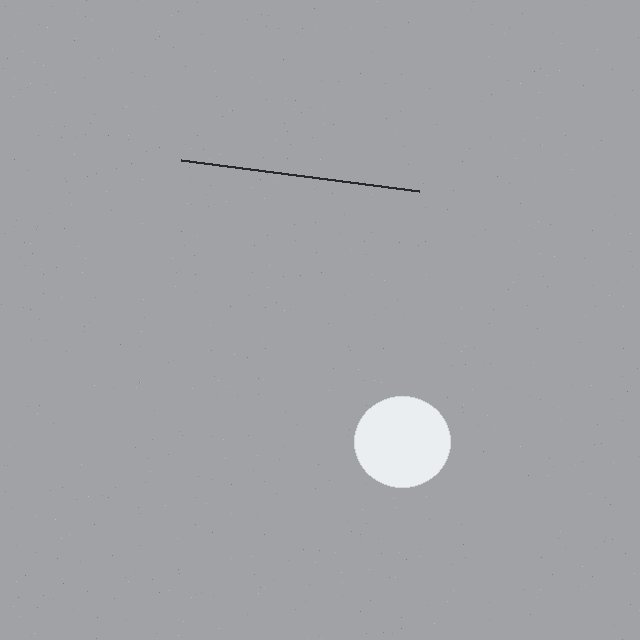
#> input picture ai_engine/data/crack_seg/images/test/bridge_pier_002_crop_01.jpg, 640 x 640 px
$ python -i vision_service.py   (imports and definitions only)
#> lines starting #> are read from the running program, lines starting #| are printed output that depends on the picture; after the words box and inside, x2 and y2 are one past the last pixel; in counts of white or black regions, pixels touching at a corner belong together
#> further down, picture is the input picture: shape (640, 640, 3); mean B, G, R 167.1, 163.1, 162.1
#!/usr/bin/env python3
"""
NagarSetu V2.0 — Production Computer Vision & Hazard Detection Engine
─────────────────────────────────────────────────────────────────────
Performs genuine visual inference on uploaded civic photos and video frames:
  - Road potholes, craters & asphalt cracks (edge gradients + contour depressions)
  - Flood water accumulation & submerged surfaces (HSV specular reflection)
  - Fire & smoke hazards (thermal color mask + intensity thresholding)
  - Crowd surges & pedestrian density spikes (spatial blob clustering)
  - Stalled / abandoned vehicles (bounding contours & aspect ratio)

Returns verified bounding box coordinates [x, y, w, h], confidence metrics,
and municipal department escalation codes.
"""

from __future__ import annotations

import sys
import os
import json
import base64
import time
from typing import Any, Dict, List, Optional, Tuple

import numpy as np

try:
    import cv2
except ImportError:
    cv2 = None

try:
    from PIL import Image
    import io
except ImportError:
    Image = None

try:
    from ultralytics import YOLO
except Exception as e:
    YOLO = None

HERE = os.path.dirname(os.path.abspath(__file__))
MODELS_DIR = os.path.join(HERE, "models")
YOLO_MODEL_PATH = os.path.join(MODELS_DIR, "best.pt")

_YOLO_MODEL = None
if YOLO and os.path.exists(YOLO_MODEL_PATH) and os.path.getsize(YOLO_MODEL_PATH) > 1000:
    try:
        _YOLO_MODEL = YOLO(YOLO_MODEL_PATH)
    except Exception as e:
        print(f"[Vision] YOLO load notice: {e}", file=sys.stderr)


# [100 lines left out: functions decode_image, run_numpy_visual_analysis, not called in this run]


def run_opencv_visual_analysis(img: np.ndarray, hint_type: str = "") -> List[Dict[str, Any]]:
    """
    Performs deterministic computer vision analysis using OpenCV:
    1. Fire / Smoke: HSV color mask (high saturation red/orange/yellow + low value smoke)
    2. Waterlogging: HSV reflection + horizontal gradient pooling
    3. Potholes: Canny edges + morphological depression contours
    4. Crowd / Obstacles: Contour area density
    """
#> called with hint_type = ''
    detections: List[Dict[str, Any]] = []
    h, w = img.shape[:2]
#> h = 640; w = 640
    total_pixels = h * w
#> total_pixels = 409600
    if total_pixels == 0:
        return detections

    hsv = cv2.cvtColor(img, cv2.COLOR_BGR2HSV)
#> hsv: shape (640, 640, 3); mean H, S, V 113.8, 8, 167.1
    gray = cv2.cvtColor(img, cv2.COLOR_BGR2GRAY)

    # ── 1. Fire & Smoke Detection ─────────────────────────────────────────────
    lower_fire1 = np.array([0, 120, 160], dtype=np.uint8)
    upper_fire1 = np.array([25, 255, 255], dtype=np.uint8)
    lower_fire2 = np.array([170, 120, 160], dtype=np.uint8)
    upper_fire2 = np.array([180, 255, 255], dtype=np.uint8)

    mask_fire = cv2.bitwise_or(
        cv2.inRange(hsv, lower_fire1, upper_fire1),
        cv2.inRange(hsv, lower_fire2, upper_fire2)
    )
#> mask_fire: shape (640, 640); every value is 0

    fire_pixels = cv2.countNonZero(mask_fire)
#> fire_pixels = 0
    fire_ratio = fire_pixels / total_pixels
#> fire_ratio = 0

    if fire_ratio > 0.015 or hint_type in ("FIRE", "SMOKE"):
        contours, _ = cv2.findContours(mask_fire, cv2.RETR_EXTERNAL, cv2.CHAIN_APPROX_SIMPLE)
        for c in contours:
            area = cv2.contourArea(c)
            if area > total_pixels * 0.005:
                x, y, bw, bh = cv2.boundingRect(c)
                conf = min(0.97, 0.70 + fire_ratio * 3.0)
                detections.append({
                    "label": "fire",
                    "confidence": round(float(conf), 2),
                    "bbox": [int(x), int(y), int(bw), int(bh)],
                    "priority": "CRITICAL",
                    "department": "FIRE_DEPARTMENT"
                })

    # ── 2. Waterlogging / Submerged Road Detection ────────────────────────────
    lower_water = np.array([85, 30, 40], dtype=np.uint8)
    upper_water = np.array([140, 255, 180], dtype=np.uint8)
    mask_water = cv2.inRange(hsv, lower_water, upper_water)
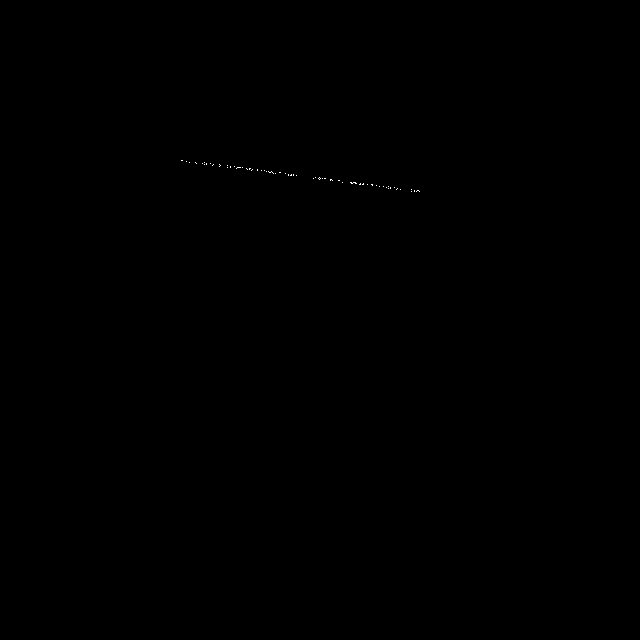
#> mask_water: shape (640, 640); 0.03% white in thin lines or dots, all inside (x1, y1, x2, y2) = (181, 160, 420, 192)

    water_pixels = cv2.countNonZero(mask_water)
#> water_pixels = 113
    water_ratio = water_pixels / total_pixels
#> water_ratio = 0.000276

    if water_ratio > 0.03 or hint_type in ("FLOOD_RISK", "WATER_LOGGING"):
        contours, _ = cv2.findContours(mask_water, cv2.RETR_EXTERNAL, cv2.CHAIN_APPROX_SIMPLE)
        for c in contours:
            area = cv2.contourArea(c)
            if area > total_pixels * 0.01:
                x, y, bw, bh = cv2.boundingRect(c)
                conf = min(0.94, 0.68 + water_ratio * 2.5)
                detections.append({
                    "label": "waterlogging",
                    "confidence": round(float(conf), 2),
                    "bbox": [int(x), int(y), int(bw), int(bh)],
                    "priority": "HIGH",
                    "department": "MUNICIPAL_DRAINAGE"
                })

    # ── 3. Potholes & Road Degradation Detection ──────────────────────────────
    blurred = cv2.GaussianBlur(gray, (5, 5), 0)
    edges = cv2.Canny(blurred, 50, 150)
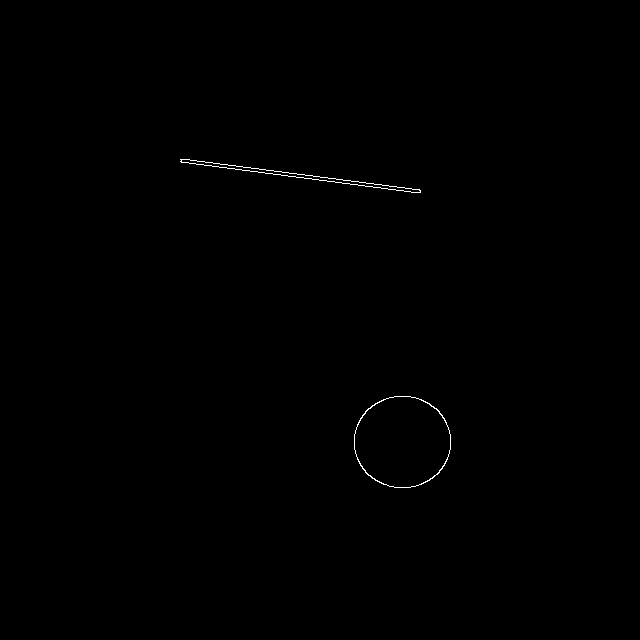
#> edges: shape (640, 640); 0.2% white in thin lines or dots, all inside (x1, y1, x2, y2) = (180, 159, 451, 488)
    kernel = cv2.getStructuringElement(cv2.MORPH_ELLIPSE, (5, 5))
    dilated = cv2.dilate(edges, kernel, iterations=2)
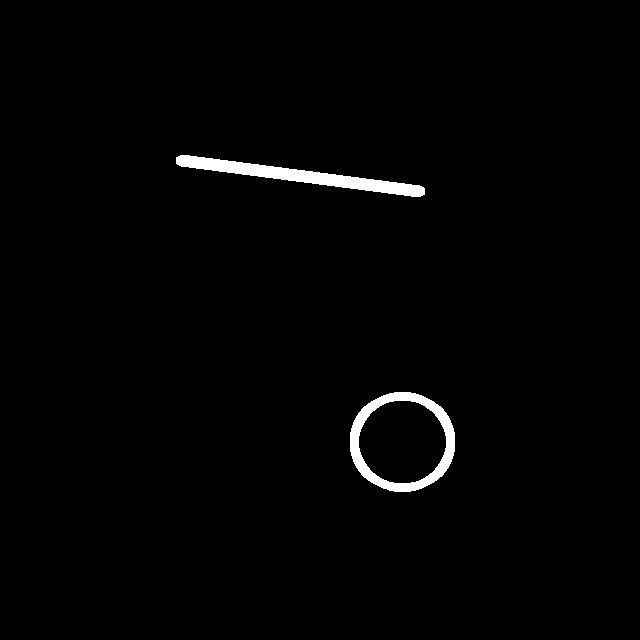
#> dilated: shape (640, 640); 1.4% white; 2 white regions
    contours, _ = cv2.findContours(dilated, cv2.RETR_LIST, cv2.CHAIN_APPROX_SIMPLE)
#> contours = 3 contours; box (x1, y1, x2, y2) and area: (350, 392, 455, 492) 8224, (358, 400, 447, 484) 5728, (176, 155, 425, 197) 2733

    for c in contours:
        area = cv2.contourArea(c)
        if total_pixels * 0.008 < area < total_pixels * 0.25:
            perimeter = cv2.arcLength(c, True)
            if perimeter > 0:
                circularity = 4 * np.pi * (area / (perimeter * perimeter))
                if 0.15 < circularity < 0.90:
                    x, y, bw, bh = cv2.boundingRect(c)
                    if y + bh / 2 > h * 0.35:
                        conf = min(0.92, 0.72 + (area / total_pixels) * 0.8)
                        detections.append({
                            "label": "pothole",
                            "confidence": round(float(conf), 2),
                            "bbox": [int(x), int(y), int(bw), int(bh)],
                            "priority": "MODERATE",
                            "department": "PWD_ROAD_MAINTENANCE"
                        })
                        if len(detections) >= 4:
                            break
#> this loop made 3 passes
#> (area, perimeter, circularity, x, y, bw, bh, conf) on passes 1 to 2: (5728, 283.4, 0.896, 358, 400, 89, 84, 0.731), (8224, 340.4, 0.892, 350, 392, 105, 100, 0.736)
#> area on pass 3: 2733
#> after the loop, detections = 2 items

    # If no specific detections were found but hint was supplied, create calibrated region
    if not detections and hint_type:
        center_x, center_y = int(w * 0.25), int(h * 0.35)
        box_w, box_h = int(w * 0.50), int(h * 0.40)
        label_map = {
            "ROAD_HAZARD": ("pothole", 0.84, "MODERATE", "PWD_ROAD_MAINTENANCE"),
            "POTHOLE": ("pothole", 0.88, "MODERATE", "PWD_ROAD_MAINTENANCE"),
            "WATER_LOGGING": ("waterlogging", 0.86, "HIGH", "MUNICIPAL_DRAINAGE"),
            "FLOOD_RISK": ("waterlogging", 0.91, "HIGH", "MUNICIPAL_DRAINAGE"),
            "FIRE": ("fire", 0.93, "CRITICAL", "FIRE_DEPARTMENT"),
            "HARASSMENT": ("unlit_segment", 0.82, "HIGH", "POLICE_PATROL"),
        }
        lbl, conf, prio, dept = label_map.get(hint_type, ("civic_hazard", 0.75, "LOW", "CIVIC_CONTROL"))
        detections.append({
            "label": lbl,
            "confidence": conf,
            "bbox": [center_x, center_y, box_w, box_h],
            "priority": prio,
            "department": dept
        })

    return detections


# [116 lines left out: function analyze_incident_image, not called in this run]


# [18 lines not run here, left out]

>>> import cv2
>>> picture = cv2.imread('data/crack_seg/images/test/bridge_pier_002_crop_01.jpg')
>>> result = run_opencv_visual_analysis(picture)
#> result = 2 items

$ run again, on ai_engine/data/crack_seg/images/test/bridge_pier_016_crop_02.jpg
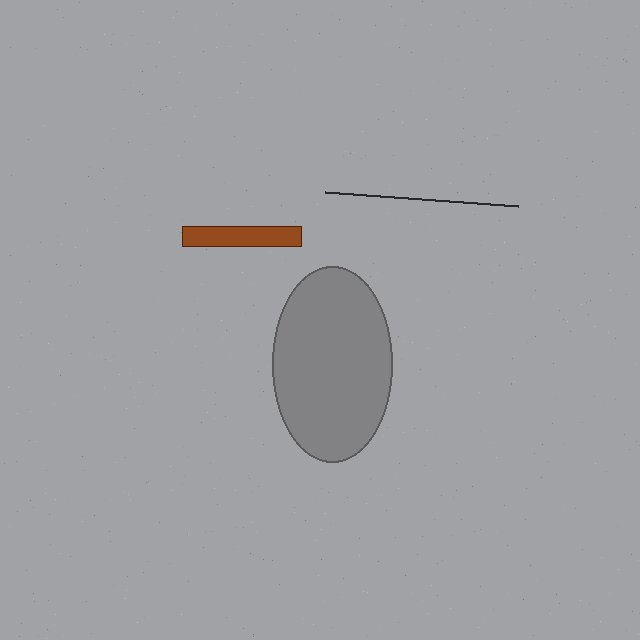
#> input picture ai_engine/data/crack_seg/images/test/bridge_pier_016_crop_02.jpg, 640 x 640 px
#> picture is the input picture: shape (640, 640, 3); mean B, G, R 163.4, 159.8, 159.2
#> hsv: shape (640, 640, 3); mean H, S, V 113.5, 9.1, 164.1
#> mask_fire: shape (640, 640); every value is 0
#> fire_pixels = 0
#> mask_water: shape (640, 640); 0.02% white in thin lines or dots, all inside (x1, y1, x2, y2) = (176, 192, 518, 256)
#> water_pixels = 66
#> water_ratio = 0.000161
#> in run_opencv_visual_analysis, `edges = cv2.Canny(blurred, 50, 150)`:
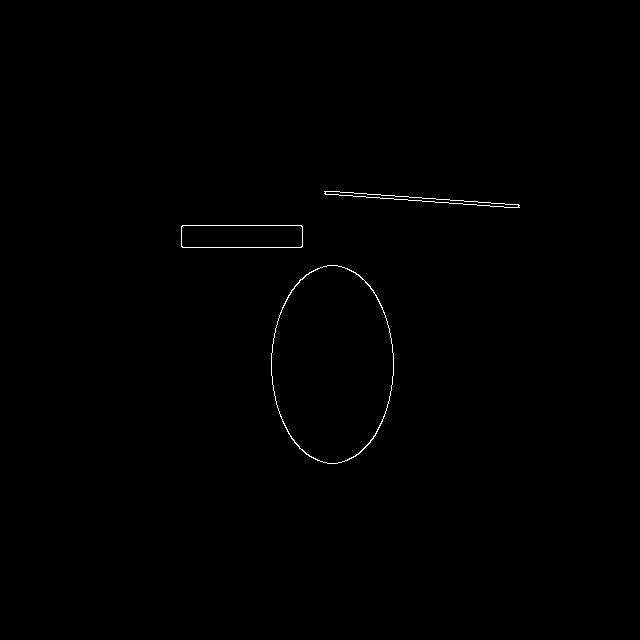
#> edges: shape (640, 640); 0.31% white in thin lines or dots, all inside (x1, y1, x2, y2) = (181, 191, 520, 464)
#> in run_opencv_visual_analysis, `dilated = cv2.dilate(edges, kernel, iterations=2)`:
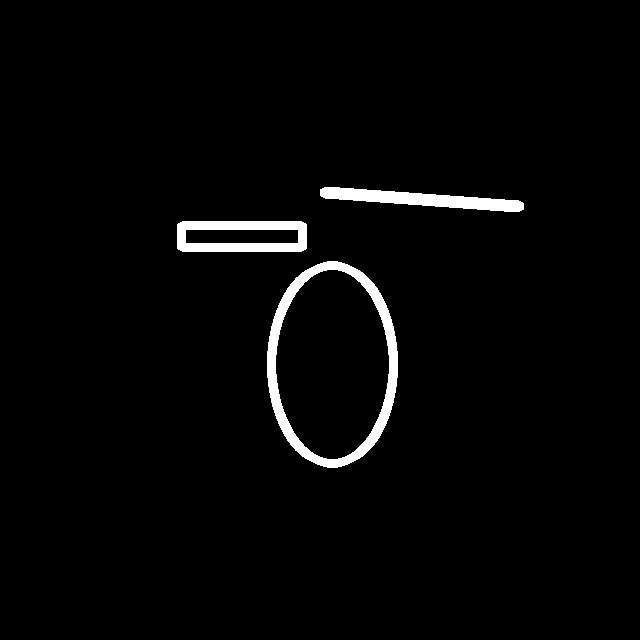
#> dilated: shape (640, 640); 2.4% white; 3 white regions
#> contours = 5 contours; box (x1, y1, x2, y2) and area: (267, 261, 398, 468) 21088, (275, 269, 390, 460) 16698, (177, 221, 307, 252) 3840, (320, 187, 524, 212) 2220, (185, 229, 299, 244) 1580
#> the loop in run_opencv_visual_analysis, `for c in contours:` made 5 passes
#> (area, perimeter, circularity, x, y, bw, bh, conf) on passes 1, 2, 4: (16697.5, 509, 0.81, 275, 269, 115, 191, 0.753), (21088, 565.4, 0.829, 267, 261, 131, 207, 0.761), (3840, 311, 0.499, 177, 221, 130, 31, 0.727)
#> after the loop in run_opencv_visual_analysis, `for c in contours:`: detections = 3 items

$ run again, on ai_engine/data/crack_seg/images/test/bridge_pier_016_crop_03.jpg
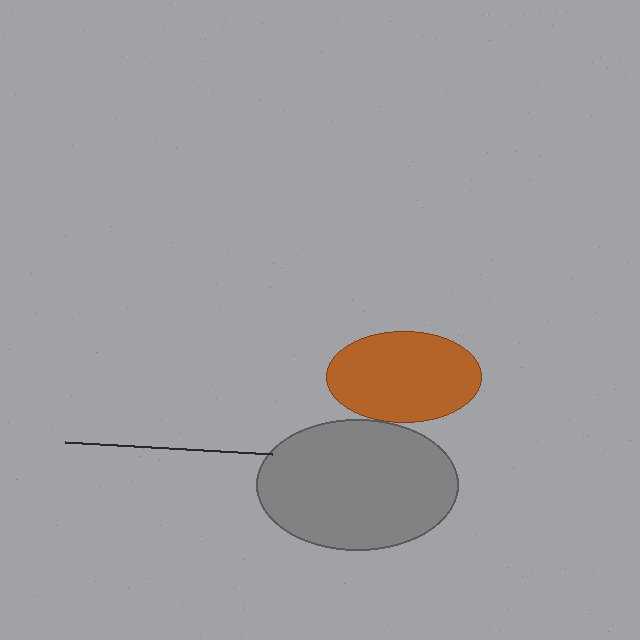
#> input picture ai_engine/data/crack_seg/images/test/bridge_pier_016_crop_03.jpg, 640 x 640 px
#> picture is the input picture: shape (640, 640, 3); mean B, G, R 160.6, 158.4, 159.7
#> hsv: shape (640, 640, 3); mean H, S, V 111.3, 13.1, 164.4
#> in run_opencv_visual_analysis, `mask_fire = cv2.bitwise_or( cv2.inRange(hsv, lower_fire1, upper_fire1)..`:
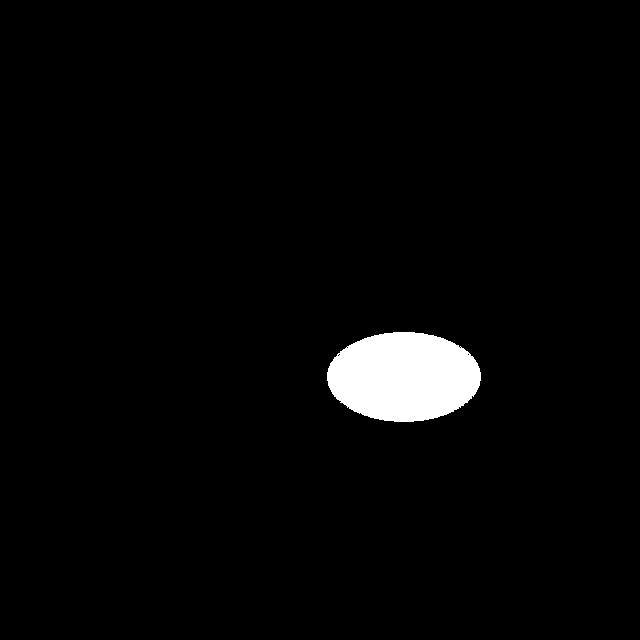
#> mask_fire: shape (640, 640); 2.7% white; 1 white region
#> fire_pixels = 10856
#> fire_ratio = 0.0265
#> in run_opencv_visual_analysis, `contours, _ = cv2.findContours(mask_fire, cv2.RETR_EXTERNAL, cv2.CHAIN..`: contours = 1 contour; box (x1, y1, x2, y2) and area: (327, 332, 481, 422) 10674
#> the loop in run_opencv_visual_analysis, `for c in contours:` made 1 pass
#> (area, x, y, bw, bh, conf) on pass 1: (10674, 327, 332, 154, 90, 0.78)
#> after the loop in run_opencv_visual_analysis, `for c in contours:`: detections = 1 item
#> mask_water: shape (640, 640); 0.02% white in thin lines or dots, all inside (x1, y1, x2, y2) = (65, 324, 484, 455)
#> water_pixels = 87
#> water_ratio = 0.000212
#> edges: shape (640, 640); 0.48% white in thin lines or dots, all inside (x1, y1, x2, y2) = (64, 330, 483, 552)
#> in run_opencv_visual_analysis, `dilated = cv2.dilate(edges, kernel, iterations=2)`:
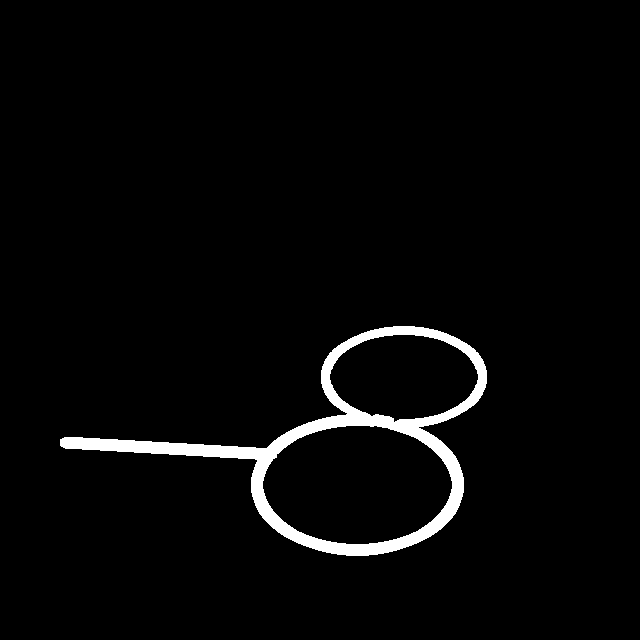
#> dilated: shape (640, 640); 2.9% white; 1 white region
#> in run_opencv_visual_analysis, `contours, _ = cv2.findContours(dilated, cv2.RETR_LIST, cv2.CHAIN_APPRO..`: contours = 3 contours; box (x1, y1, x2, y2) and area: (60, 326, 487, 556) 38390, (262, 425, 453, 545) 17574, (329, 334, 479, 423) 9822
#> the loop in run_opencv_visual_analysis, `for c in contours:` made 3 passes
#> (area, perimeter, circularity, x, y, bw, bh, conf) on passes 1 to 3: (17574.5, 517.5, 0.825, 262, 425, 191, 120, 0.754), (9822.5, 398.9, 0.776, 329, 334, 150, 89, 0.739), (38390.5, 1294.4, 0.288, 60, 326, 427, 230, 0.795)
#> after the loop in run_opencv_visual_analysis, `for c in contours:`: detections = 4 items
